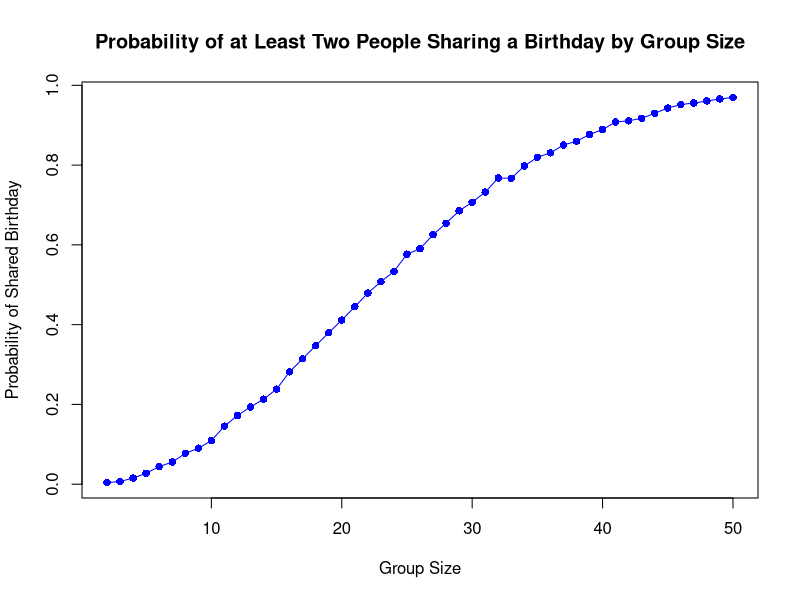

This figure's R source:
## ---- chunk 1

## ---- chunk 2
duplicate_birthday = function(n) {

  birthdays <- sample(1:365, n, replace = TRUE)  
  return(length(birthdays) != length(unique(birthdays)))
  
}
## ---- chunk 3
max_group_size = 50  
num_simulations = 10000  

probabilities = numeric(max_group_size - 1)
group_sizes = 2:max_group_size

for (n in group_sizes) {
  duplicates = 0  
  
  for (i in 1:num_simulations) {
    
    birthdays = sample(1:365, n, replace = TRUE)
    
    if (length(birthdays) != length(unique(birthdays))) {
      duplicates = duplicates + 1
    }
  }
  
  probabilities[n - 1] = duplicates / num_simulations
}
## ---- chunk 4
plot(group_sizes, probabilities, type = "o",
     xlab = "Group Size", ylab = "Probability of Shared Birthday",
     main = "Probability of at Least Two People Sharing a Birthday by Group Size",
     col = "blue", pch = 16)
